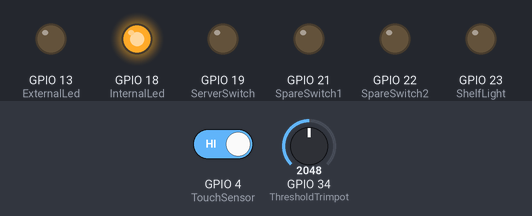
The program below on a simulated ESP32. Parts: output pins drawn as LEDs (lit = HIGH). Dashed ring = blinking. The test bench sets the inputs (shaded band); at power-on: GPIO 4 (TouchSensor) HIGH, GPIO 34 (ThresholdTrimpot) = 2048. WiFi joins after 1.5 s; servers stay silent unless stated.

Above: at 2.7 s.
2.8 s: GPIO 4 (TouchSensor) driven LOW
At 3.5 s:
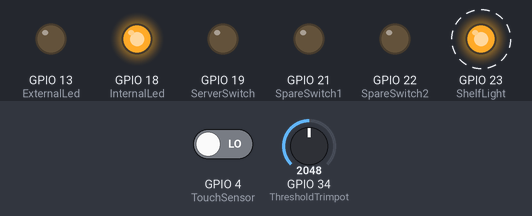
5.8 s: GPIO 34 (ThresholdTrimpot) set to 973
7.6 s: GPIO 34 (ThresholdTrimpot) set to 887
At 8.5 s:
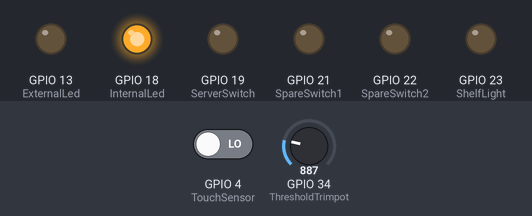
9.1 s: GPIO 34 (ThresholdTrimpot) set to 1228
At 12.0 s:
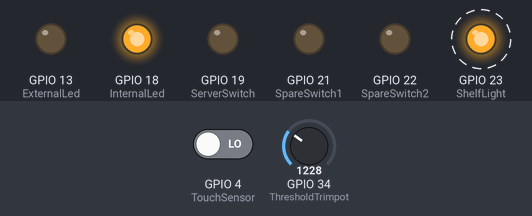
12.1 s: GPIO 34 (ThresholdTrimpot) set to 491
At 13.1 s:
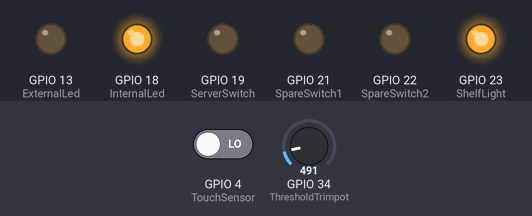
Timing chart, 0 to 14.6 s (numbered marks = the images above; inputs shaded):
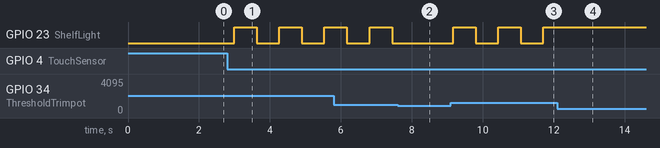

Measured:
- the behaviour switches between 942 and 941 on GPIO 34 (ThresholdTrimpot) (found by bisection; images 1 and 2)
- after the input at 2.8 s, GPIO 23 (ShelfLight): alternates HIGH for 0.64 s and LOW for 0.64 s, starting after 0.19 s
- after the input at 7.6 s, GPIO 23 (ShelfLight): stays LOW (without the input it goes to HIGH after 0.48 s)
- after the input at 9.1 s, GPIO 23 (ShelfLight): alternates HIGH for 0.64 s and LOW for 0.64 s, starting after 0.06 s
- after the input at 12.1 s, GPIO 23 (ShelfLight): stops changing and stays HIGH

The program:

Main.cpp
```cpp
#include <Arduino.h>
#include <VariablesDeclaration.h>
#include <MyFunctions.h>
#include <ConnectionSetup.h>
#include <RfConnection.h>

void setup(void) {
  Serial.begin(115200);
  WifiSetup();
  OtaSetup();
  IoInicialization();
}

void loop(void) {
  WebControler();
  delay(1);
  TouchRead();
  delay(1);
}
```

ConnectionSetup.h
```cpp
#include <Arduino.h>

#pragma region Pages
/* Style */
String style =
"<style>#file-input,input{width:100%;height:44px;border-radius:4px;margin:10px auto;font-size:15px}"
".container { width: 35%; margin: auto; padding: 10px; background-color: whitesmoke; border-radius: 10px; padding: 25px 0 35px 0; }"
"input{background:#f1f1f1;border:0;padding: 5px}body{background:#636f82;font-family:sans-serif;font-size:14px;color:#777}"
"#psw { font-family: -apple-system, BlinkMacSystemFont, 'Segoe UI', Roboto, Oxygen, Ubuntu, Cantarell, 'Open Sans', 'Helvetica Neue', sans-serif; font-size: normal; font-weight: normal; width: auto; margin: none; border: none;"
"outline: none; border-radius: 4px; background-color: white; padding-left: 1%; height: 30px; width: 48%; border: 1px solid dodgerblue; }"
"#file-input{padding:0; text-align:center; display:block; cursor:pointer}"
"#bar,#prgbar{background-color:#f1f1f1;border-radius:10px}#bar{background-color:#3498db;width:0%;height:10px}"
"form{background:#fff;max-width:258px;margin:75px auto;padding:30px;border-radius:5px;text-align:center}"
".btn { color: #333; font-family: -apple-system, BlinkMacSystemFont, 'Segoe UI', Roboto, Oxygen, Ubuntu, Cantarell, 'Open Sans', 'Helvetica Neue', sans-serif; font-size: normal;"
"font-weight: normal; width: auto; margin: none; border: none; outline: none; border-radius: 4px; background-color: white; height: 30px; width: 25%; border: 1px solid dodgerblue; }"
".btn:hover { color: white; width: 50%; transition: all .2s ease-in-out; transform: scale(1); background: dodgerblue; }";


/* Server Index Page */
String updatePage =
"<script src='https://ajax.googleapis.com/ajax/libs/jquery/3.2.1/jquery.min.js'></script>"
"<form method='POST' action='#' enctype='multipart/form-data' id='upload_form'>"
"<input type='file' name='update' id='file' onchange='sub(this)' style=display:none>"
"<label id='file-input' for='file'>   Choose file...</label>"
"<input type='password' name='password' id='psw' placeholder = 'Password'> <br>"
"<input type='submit' class=btn value='Update'>"
"<br><br>"
"<div id='prg'></div>"
"<br><div id='prgbar'><div id='bar'></div></div><br></form>"
"<script>"
"function sub(obj){"
"var fileName = obj.value.split('\\\\');"
"document.getElementById('file-input').innerHTML = '   '+ fileName[fileName.length-1];"
"};"
"$('form').submit(function(e){"
"e.preventDefault();"
"var form = $('#upload_form')[0];"
"var data = new FormData(form);"
"if(form.psw.value=='197346')"
"{"
"form.psw.value = '';"
"$.ajax({"
"url: '/update',"
"type: 'POST',"
"data: data,"
"contentType: false,"
"processData:false,"
"xhr: function() {"
"var xhr = new window.XMLHttpRequest();"
"xhr.upload.addEventListener('progress', function(evt) {"
"if (evt.lengthComputable) {"
"var per = evt.loaded / evt.total;"
"$('#prg').html('progress: ' + Math.round(per*100) + '%');"
"$('#bar').css('width',Math.round(per*100) + '%');"
"}"
"}, false);"
"return xhr;"
"},"
"success:function(d, s) {"
"console.log('success!') "
"},"
"error: function (a, b, c) {"
"}"
"});"
"}"
"else"
"{"
" alert('Error: Password Incorrect')/*displays error message*/"
"}"
"});"
"</script>" + style;

#pragma endregion


//------ Wifi/ota/webserver ------
#include <WiFi.h>
#include <WiFiClient.h>
#include <WebServer.h>
#include <ESPmDNS.h>
#include <Update.h>
WebServer server(80);
IPAddress staticIP(192, 168, 0, 7);
IPAddress gateway(192, 168, 0, 2);
IPAddress subnet(255, 255, 255, 0);
IPAddress dns(192, 168, 0, 2);

void OtaSetup(){
  MDNS.begin("HomeAutomation");

  /*return index page which is stored in ServerIndex */
  server.on("/", HTTP_GET, []() {
    server.sendHeader("Connection", "close");
    server.send(200, "text/html", updatePage);
  });
  server.on("/light", HTTP_GET, []() {
    server.sendHeader("Connection", "close");
    server.send(200, "text/html", "<h1>Light Switched</h1>");
    ShelfLightState();
  });
  /*handling uploading firmware file */
  server.on("/update", HTTP_POST, []() {
    server.sendHeader("Connection", "close");
    server.send(200, "text/plain", (Update.hasError()) ? "FAIL" : "OK");
    ESP.restart();
  }, []() {
    HTTPUpload& upload = server.upload();
    if (upload.status == UPLOAD_FILE_START) {
      if (!Update.begin(UPDATE_SIZE_UNKNOWN)) { //start with max available size
      }
    } else if (upload.status == UPLOAD_FILE_WRITE) {
      /* flashing firmware to ESP*/
      if (Update.write(upload.buf, upload.currentSize) != upload.currentSize) {
      }
    } else if (upload.status == UPLOAD_FILE_END) {
      if (Update.end(true)) { //true to set the size to the current progress
      } else {
      }
    }
  });
  server.begin();
}

void WifiSetup(){
  WiFi.config(staticIP, gateway, subnet, dns, dns);
  WiFi.begin("DD-Wrt", "197346825");
  while (WiFi.status() != WL_CONNECTED) {
    delay(500);
  }
}

void WebControler(){
  server.handleClient();
}
```

MyFunctions.h
```cpp
#include <Arduino.h>

void ShelfLightState(){
  static boolean state = false;
  state = !state;
  digitalWrite(ShelfLight, state);

}

int TresholdValue(){
  int Threshold = analogRead(ThresholdTrimpot);
  Threshold = map(Threshold, 0, 4095, 0, 100);
  return Threshold;
}

void TouchRead(){
  static int touchReadSum = 0, touchReadsCount = 0;

  if(touchReadsCount <= 10){
    touchReadsCount ++;
    touchReadSum += touchRead(TouchSensor);
    delay(10);
  }else{
    if(touchReadSum / 5 < TresholdValue()){
      ShelfLightState();
      delay(500);
    }
    touchReadsCount = 0;
    touchReadSum = 0;
  }
}
```

RfConnection.h
```cpp
#include <Arduino.h>
/*
//------- RF 24L01 ----------------
#include  <SPI.h>
#include "nRF24L01.h"
#include "RF24.h"
RF24 RfTransceiver(12, 14, 26, 25, 27);
byte writePipeAdress[17] = "FanControlerPipe";
byte readPipeAdress[14] = "FanDevicePipe";

void RfSetup(){
  RfTransceiver.begin();
  RfTransceiver.setChannel(2);
  RfTransceiver.setPayloadSize(7);
  RfTransceiver.setDataRate(RF24_250KBPS);
  RfTransceiver.openWritingPipe(writePipeAdress);

}

void RfSender(String SMsg){
  int SMsgLength = SMsg.length();
  char CMsg[SMsgLength + 1];
  SMsg.toCharArray(CMsg, SMsgLength);

  RfTransceiver.write(CMsg, SMsgLength + 1);
  delay(50);
}
*/
```

VariablesDeclaration.h
```cpp
#include <Arduino.h>

//-------- Inputs --------------
const int ThresholdTrimpot = 34;
const int ServerLight = 2;
const int TouchSensor = T0;
//const int IrSensor = 35;

//-------- OutPuts -------------
const int ShelfLight = 23;
const int InternalLed = 18;
const int ExternalLed = 13;
const int ServerSwitch = 19;
const int SpareSwitch1 = 21;
const int SpareSwitch2 = 22;

void IoInicialization(){
  pinMode(ShelfLight, OUTPUT);
  pinMode(InternalLed, OUTPUT);
  pinMode(ExternalLed, OUTPUT);
  pinMode(ServerSwitch, OUTPUT);
  pinMode(SpareSwitch1, OUTPUT);
  pinMode(SpareSwitch2, OUTPUT);

  pinMode(ServerLight, INPUT_PULLUP);

  digitalWrite(InternalLed, HIGH);
}
```
